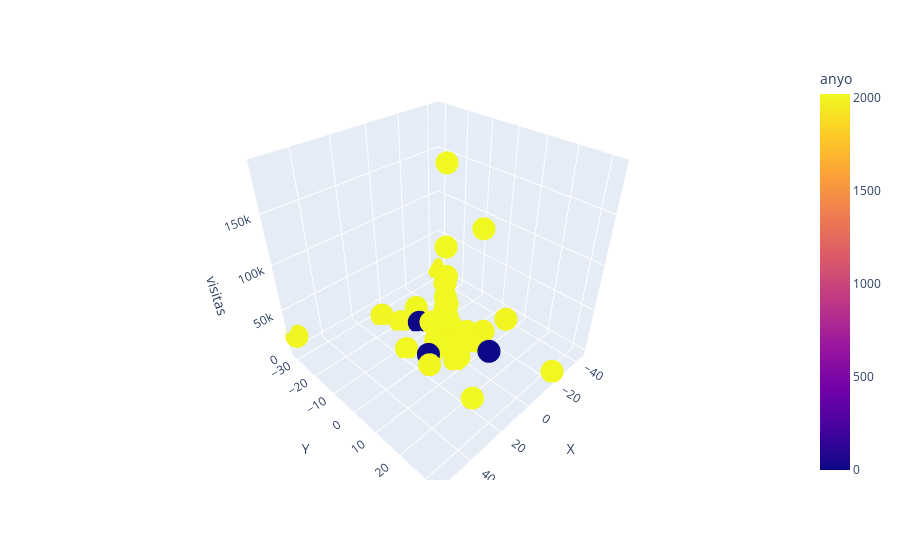

Notebook code cell kept with this figure:
### Markdown cell above
### LOOK FOR COMMON SONGS AND ANALYZE THE TEXT

### Code cell
import plotly.express as px

fig = px.scatter_3d(two_dimensional_songs,x='X', y='Y', z='visitas',
              color='anyo')
fig.show()
#Grafico3

### Figure 1 — Plotly figure (JSON) as saved in the notebook; plotly's stock layout.template omitted (floating-point values rounded to 4 significant figures; data arrays with more than 128 entries replaced by an {"elided": "..."} marker saying what was removed)
{"data": [{"hovertemplate": "X=%{x}<br>Y=%{y}<br>visitas=%{z}<br>anyo=%{marker.color}<extra></extra>", "legendgroup": "", "marker": {"color": {"elided": "932 int values"}, "coloraxis": "coloraxis", "symbol": "circle"}, "mode": "markers", "name": "", "scene": "scene", "showlegend": false, "type": "scatter3d", "x": {"elided": "932 float values"}, "y": {"elided": "932 float values"}, "z": {"elided": "932 int values"}}], "layout": {"coloraxis": {"colorbar": {"title": {"text": "anyo"}}, "colorscale": [[0, "#0d0887"], [0.1111, "#46039f"], [0.2222, "#7201a8"], [0.3333, "#9c179e"], [0.4444, "#bd3786"], [0.5556, "#d8576b"], [0.6667, "#ed7953"], [0.7778, "#fb9f3a"], [0.8889, "#fdca26"], [1, "#f0f921"]]}, "legend": {"tracegroupgap": 0}, "margin": {"t": 60}, "scene": {"domain": {"x": [0, 1], "y": [0, 1]}, "xaxis": {"title": {"text": "X"}}, "yaxis": {"title": {"text": "Y"}}, "zaxis": {"title": {"text": "visitas"}}}}}
